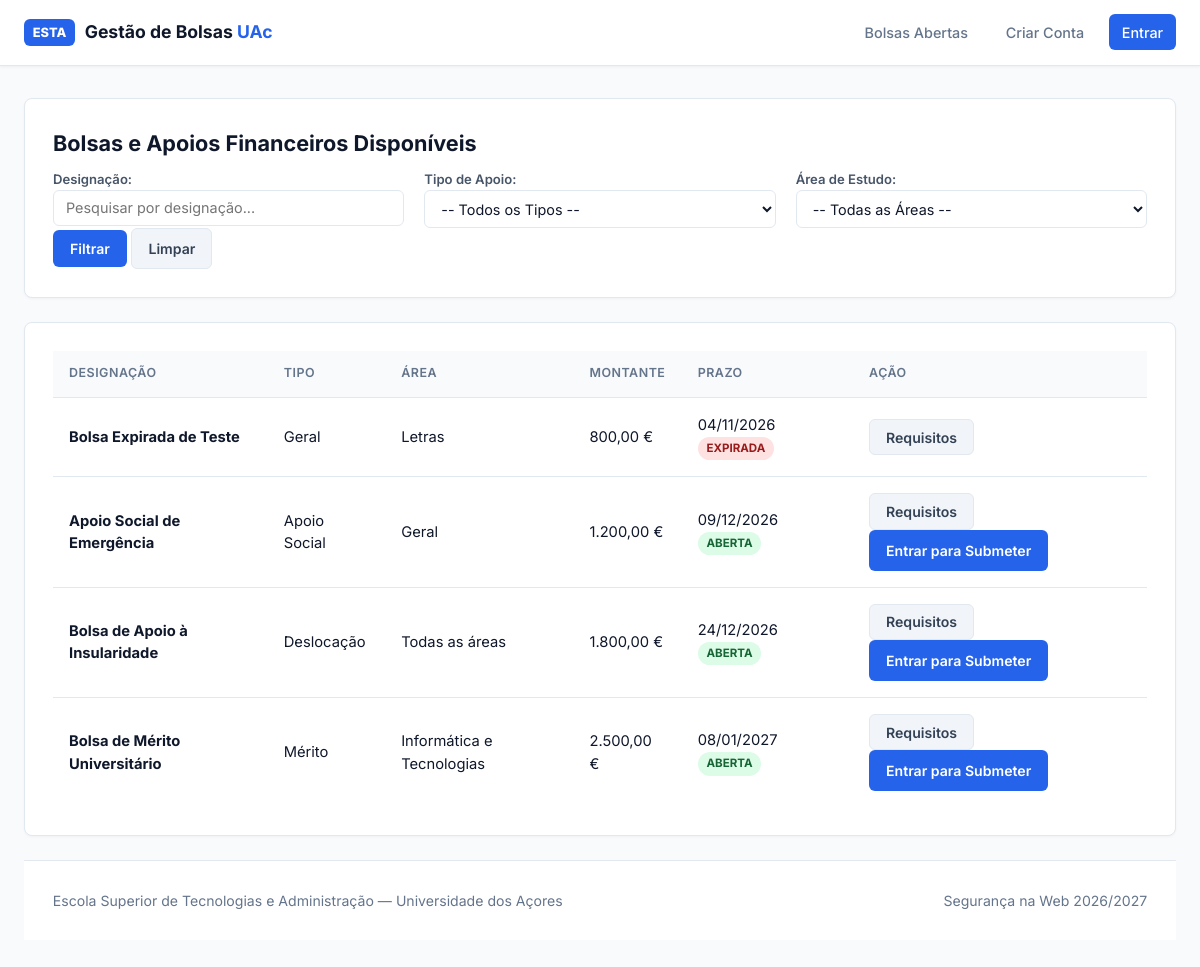
The page /public/index.php on the database its author committed.
### tables this page shows
CREATE TABLE bolsas (
    id INT AUTO_INCREMENT PRIMARY KEY,
    designacao VARCHAR(150) NOT NULL,
    tipo VARCHAR(100) NOT NULL,
    area_estudo VARCHAR(100) NOT NULL,
    montante DECIMAL(10,2) NOT NULL,
    requisitos TEXT NOT NULL,
    prazo DATE NOT NULL,
    created_at TIMESTAMP DEFAULT CURRENT_TIMESTAMP
);

### config/db.php (called while the page is built, shortened)
<?php
function sanitize($data) {
    return htmlspecialchars($data ?? '', ENT_QUOTES, 'UTF-8');
}
?>

### public/index.php (the view, shortened to what this page needs)
<?php
require_once __DIR__ . '/../config/db.php';
require_once __DIR__ . '/../includes/header.php';
$termo = trim($_GET['termo'] ?? '');
$sql = "SELECT * FROM bolsas WHERE 1=1";
$params = [];
$sql .= " ORDER BY prazo ASC";
$stmt = $pdo->prepare($sql);
$stmt->execute($params);
$bolsas = $stmt->fetchAll();
?>
<div class="card">
    <h2>Bolsas e Apoios Financeiros Disponíveis</h2>
    <form method="GET" action="index.php">
        <div class="form-row">
            <div class="form-col">
                <label>Designação:</label>
                <input type="text" name="termo" value="<?= sanitize($termo) ?>" placeholder="Pesquisar por designação...">
            </div>
            <div class="form-col">
                <label>Tipo de Apoio:</label>
                <select name="tipo">
                    <option value="">-- Todos os Tipos --</option>
                </select>
            </div>
            <div class="form-col">
                <label>Área de Estudo:</label>
                <select name="area">
                    <option value="">-- Todas as Áreas --</option>
                </select>
            </div>
        </div>
        <button type="submit" class="btn btn-primary">Filtrar</button>
        <a href="index.php" class="btn btn-secondary">Limpar</a>
    </form>
</div>
<div class="card">
    <?php if (empty($bolsas)): ?>
        <p>Não foram encontradas bolsas.</p>
    <?php else: ?>
        <table>
            <thead>
                <tr>
                    <th>Designação</th>
                    <th>Tipo</th>
                    <th>Área</th>
                    <th>Montante</th>
                    <th>Prazo</th>
                    <th>Ação</th>
                </tr>
            </thead>
            <tbody>
                <?php foreach ($bolsas as $b):
                    $expirada = strtotime($b['prazo']) < strtotime(date('Y-m-d'));
                ?>
                <tr>
                    <td><strong><?= sanitize($b['designacao']) ?></strong></td>
                    <td><?= sanitize($b['tipo']) ?></td>
                    <td><?= sanitize($b['area_estudo']) ?></td>
                    <td><?= number_format($b['montante'], 2, ',', '.') ?> €</td>
                    <td>
                        <?= date('d/m/Y', strtotime($b['prazo'])) ?>
                        <?php if ($expirada): ?>
                            <span class="badge badge-rejeitada">Expirada</span>
                        <?php else: ?>
                            <span class="badge badge-aprovada">Aberta</span>
                        <?php endif; ?>
                    </td>
                    <td>
                        <button class="btn btn-secondary" onclick="alert('Requisitos:\n<?= addslashes(sanitize($b['requisitos'])) ?>')">Requisitos</button>
                        <?php if (!$expirada): ?>
                            <?php if (isset($_SESSION['user_id']) && $_SESSION['role'] === 'candidato'): ?>
                                <a href="candidato/candidatar.php?bolsa_id=<?= $b['id'] ?>" class="btn btn-primary">Candidatar-se</a>
                            <?php elseif (!isset($_SESSION['user_id'])): ?>
                                <a href="login.php" class="btn btn-primary">Entrar para Submeter</a>
                            <?php endif; ?>
                        <?php endif; ?>
                    </td>
                </tr>
                <?php endforeach; ?>
            </tbody>
        </table>
    <?php endif; ?>
</div>
<?php require_once __DIR__ . '/../includes/footer.php'; ?>

### includes/header.php (shortened to what this page needs)
<!DOCTYPE html>
<html lang="pt">
<head>
</head>
<body>
<header class="site-header">
    <div class="header-content">
        <a href="<?= BASE_URL ?>/index.php" class="brand-logo">
            <span class="brand-logo-badge">ESTA</span>
            <span>Gestão de Bolsas <span style="color: var(--primary);">UAc</span></span>
        </a>
        <nav class="site-nav">
            <a href="<?= BASE_URL ?>/index.php">Bolsas Abertas</a>
            <?php if (!isset($_SESSION['user_id'])): ?>
                <a href="<?= BASE_URL ?>/registo.php">Criar Conta</a>
                <a href="<?= BASE_URL ?>/login.php" class="btn-nav-primary">Entrar</a>
            <?php endif; ?>
        </nav>
    </div>
</header>
<main class="container">

### includes/footer.php (shortened to what this page needs)
<footer style="background: #ffffff; border-top: 1px solid var(--border); text-align: center; padding: 1.8rem; color: var(--text-muted); font-size: 0.88rem; margin-top: auto;">
    <div style="max-width: 1100px; margin: auto; display: flex; justify-content: space-between; align-items: center; flex-wrap: wrap; gap: 1rem;">
        <span>Escola Superior de Tecnologias e Administração — Universidade dos Açores</span>
        <span>Segurança na Web 2026/2027</span>
    </div>
</footer>
</body>
</html>

### includes/header.php (style rules this page uses)
:root { --primary: #2563eb; --primary-hover: #1d4ed8; --bg: #f8fafc; --surface: #ffffff; --text-main: #0f172a; --text-muted: #64748b; --border: #e2e8f0; --success-bg: #dcfce7; --success-text: #166534; --danger-bg: #fee2e2; --danger-text: #991b1b; --warning-bg: #fef3c7; --warning-text: #92400e; --info-bg: #e0f2fe; --info-text: #075985; --radius: 8px; }
* { box-sizing: border-box; margin: 0; padding: 0; }
html, body { width: 100%; min-height: 100vh; background-color: var(--bg); color: var(--text-main); font-family: 'Inter', system-ui, -apple-system, sans-serif; line-height: 1.5; }
header.site-header { width: 100%; background-color: #ffffff; border-bottom: 1px solid var(--border); box-shadow: 0 1px 3px 0 rgba(0, 0, 0, 0.05); display: block; }
.header-content { max-width: 1200px; margin: 0 auto; padding: 0.9rem 1.5rem; display: flex; justify-content: space-between; align-items: center; }
.brand-logo { display: flex; align-items: center; gap: 0.6rem; text-decoration: none; color: var(--text-main); font-weight: 700; font-size: 1.1rem; }
.brand-logo-badge { background-color: var(--primary); color: white; padding: 0.25rem 0.55rem; border-radius: 6px; font-size: 0.8rem; font-weight: 800; }
nav.site-nav { display: flex; align-items: center; gap: 0.75rem; }
nav.site-nav a { color: var(--text-muted); text-decoration: none; font-weight: 500; font-size: 0.9rem; padding: 0.45rem 0.8rem; border-radius: 6px; transition: all 0.15s ease; }
.btn-nav-primary { background-color: var(--primary) !important; color: #ffffff !important; }
.container { max-width: 1200px; width: 100%; margin: 2rem auto; padding: 0 1.5rem; display: block; }
.card { background: var(--surface); border-radius: var(--radius); padding: 1.75rem; margin-bottom: 1.5rem; border: 1px solid var(--border); box-shadow: 0 1px 3px rgba(0,0,0,0.04); width: 100%; }
h2 { font-size: 1.35rem; font-weight: 700; color: var(--text-main); margin-bottom: 0.4rem; }
label { font-size: 0.82rem; font-weight: 600; color: #475569; margin-bottom: 0.35rem; }
input[type="text"], input[type="email"], input[type="password"], input[type="number"], input[type="date"], select, textarea { width: 100%; padding: 0.55rem 0.75rem; font-size: 0.9rem; font-family: inherit; color: var(--text-main); background: #ffffff; border: 1px solid var(--border); border-radius: 6px; outline: none; transition: border-color 0.15s ease; }
.btn { display: inline-flex; align-items: center; justify-content: center; font-family: inherit; font-size: 0.88rem; font-weight: 600; padding: 0.55rem 1rem; border-radius: 6px; cursor: pointer; text-decoration: none; border: 1px solid transparent; transition: all 0.15s ease; white-space: nowrap; }
.btn-primary { background-color: var(--primary); color: #ffffff; }
.btn-secondary { background-color: #f1f5f9; color: #334155; border-color: var(--border); }
table { width: 100%; border-collapse: collapse; text-align: left; }
th { background-color: #f8fafc; color: #64748b; font-weight: 600; font-size: 0.78rem; text-transform: uppercase; letter-spacing: 0.04em; padding: 0.85rem 1rem; border-bottom: 1px solid var(--border); }
td { padding: 1rem; font-size: 0.92rem; border-bottom: 1px solid var(--border); vertical-align: middle; }
tr:last-child td { border-bottom: none; }
.badge { display: inline-flex; padding: 0.2rem 0.55rem; border-radius: 9999px; font-size: 0.72rem; font-weight: 700; text-transform: uppercase; }
.badge-aberta, .badge-aprovada { background-color: var(--success-bg); color: var(--success-text); }
.badge-expirada, .badge-rejeitada { background-color: var(--danger-bg); color: var(--danger-text); }
.form-row { display: flex; gap: 1.25rem; }
.form-col { flex: 1; }

### rows shown on the page
bolsas: designacao "Bolsa Expirada de Teste", tipo "Geral", area_estudo "Letras", montante "800,00", prazo "04/11/2026", shows "EXPIRADA"
bolsas: designacao "Apoio Social de Emergência", tipo "Apoio Social", area_estudo "Geral", montante "1.200,00", prazo "09/12/2026", shows "ABERTA", shows "Entrar para Submeter"
bolsas: designacao "Bolsa de Apoio à Insularidade", tipo "Deslocação", area_estudo "Todas as áreas", montante "1.800,00", prazo "24/12/2026", shows "ABERTA", shows "Entrar para Submeter"
bolsas: designacao "Bolsa de Mérito Universitário", tipo "Mérito", area_estudo "Informática e Tecnologias", montante "2.500,00", prazo "08/01/2027", shows "ABERTA", shows "Entrar para Submeter"
